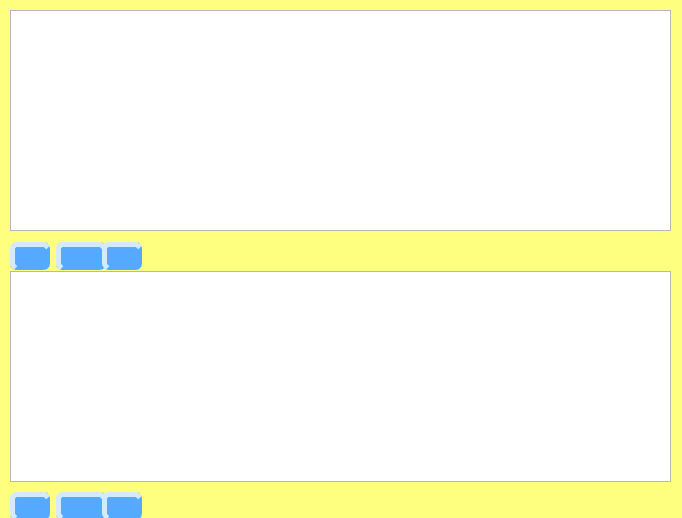
<?xml version="1.0" encoding="UTF-8"?>
<ui version="4.0">
 <class>Dialog</class>
 <widget class="QDialog" name="Dialog">
  <property name="geometry">
   <rect>
    <x>0</x>
    <y>0</y>
    <width>682</width>
    <height>518</height>
   </rect>
  </property>
  <property name="windowTitle">
   <string>Причины ЧС</string>
  </property>
  <property name="styleSheet">
   <string notr="true">QDialog{
background-color:#ffff7f
}
QPushButton{
background-color:#55aaff;
border-style:outset;
padding:2px;
border-width:5px;
border-radius:7px;
border-color:#55aaff;
}
</string>
  </property>
  <widget class="QTableView" name="tVFeature">
   <property name="geometry">
    <rect>
     <x>10</x>
     <y>10</y>
     <width>661</width>
     <height>221</height>
    </rect>
   </property>
  </widget>
  <widget class="QTableView" name="tVPossible">
   <property name="geometry">
    <rect>
     <x>10</x>
     <y>271</y>
     <width>661</width>
     <height>211</height>
    </rect>
   </property>
  </widget>
  <widget class="QWidget" name="layoutWidget_3">
   <property name="geometry">
    <rect>
     <x>10</x>
     <y>240</y>
     <width>132</width>
     <height>32</height>
    </rect>
   </property>
   <layout class="QHBoxLayout" name="horizontalLayout_2">
    <item>
     <widget class="QPushButton" name="BtnAddFeature">
      <property name="toolTip">
       <string>Добавить</string>
      </property>
      <property name="text">
       <string/>
      </property>
      <property name="icon">
       <iconset>
        <normaloff>../../../Downloads/add-file.png</normaloff>../../../Downloads/add-file.png</iconset>
      </property>
     </widget>
    </item>
    <item>
     <widget class="QPushButton" name="BtnDelFeature">
      <property name="minimumSize">
       <size>
        <width>50</width>
        <height>0</height>
       </size>
      </property>
      <property name="toolTip">
       <string>Удалить</string>
      </property>
      <property name="text">
       <string/>
      </property>
      <property name="icon">
       <iconset>
        <normaloff>../../../Downloads/delete.png</normaloff>../../../Downloads/delete.png</iconset>
      </property>
     </widget>
    </item>
    <item>
     <widget class="QPushButton" name="BtnSaveFeature">
      <property name="toolTip">
       <string>Сохранить</string>
      </property>
      <property name="text">
       <string/>
      </property>
      <property name="icon">
       <iconset>
        <normaloff>../../../Downloads/diskette.png</normaloff>../../../Downloads/diskette.png</iconset>
      </property>
     </widget>
    </item>
   </layout>
  </widget>
  <widget class="QWidget" name="layoutWidget_4">
   <property name="geometry">
    <rect>
     <x>10</x>
     <y>490</y>
     <width>132</width>
     <height>32</height>
    </rect>
   </property>
   <layout class="QHBoxLayout" name="horizontalLayout_3">
    <item>
     <widget class="QPushButton" name="BtnAddPossible">
      <property name="toolTip">
       <string>Добавить</string>
      </property>
      <property name="text">
       <string/>
      </property>
      <property name="icon">
       <iconset>
        <normaloff>../../../Downloads/add-file.png</normaloff>../../../Downloads/add-file.png</iconset>
      </property>
     </widget>
    </item>
    <item>
     <widget class="QPushButton" name="BtnDelPossible">
      <property name="minimumSize">
       <size>
        <width>50</width>
        <height>0</height>
       </size>
      </property>
      <property name="toolTip">
       <string>Удалить</string>
      </property>
      <property name="text">
       <string/>
      </property>
      <property name="icon">
       <iconset>
        <normaloff>../../../Downloads/delete.png</normaloff>../../../Downloads/delete.png</iconset>
      </property>
     </widget>
    </item>
    <item>
     <widget class="QPushButton" name="BtnSavePossible">
      <property name="toolTip">
       <string>Сохранить</string>
      </property>
      <property name="text">
       <string/>
      </property>
      <property name="icon">
       <iconset>
        <normaloff>../../../Downloads/diskette.png</normaloff>../../../Downloads/diskette.png</iconset>
      </property>
     </widget>
    </item>
   </layout>
  </widget>
 </widget>
 <resources/>
 <connections/>
</ui>
